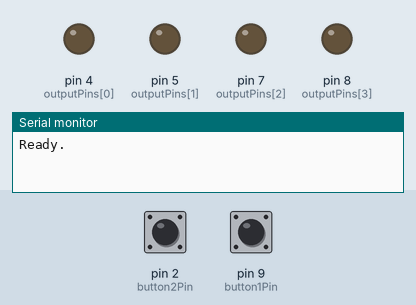
Simulated run of this sketch. Board: Arduino Uno, built with avr-gcc and run on an emulated ATmega328P. On the bench: output pins drawn as LEDs (lit = HIGH), the last lines printed to the serial monitor. The inputs (shaded band) are chosen by the test bench; at power-on: pin 2 (button2Pin) HIGH, pin 9 (button1Pin) HIGH.

Above: at 1.2 s.
1.3 s: pin 2 (button2Pin) pulled LOW for 0.15 s
At 1.4 s:
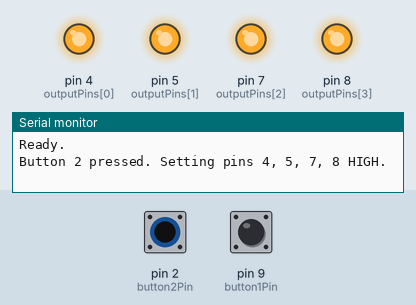
3.0 s: pin 2 (button2Pin) pulled LOW for 3.2 s
At 6.6 s:
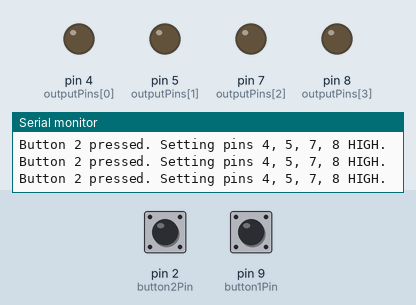
7.7 s: pin 9 (button1Pin) pulled LOW for 3.2 s
At 8.7 s:
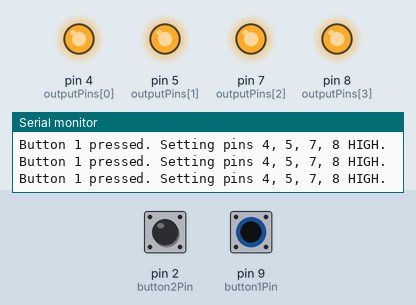
Timing chart, 0 to 12.4 s (numbered marks = the images above; inputs shaded):
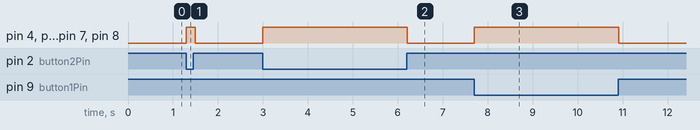

Measured:
- after the input at 1.3 s, pin 4 (outputPins[0]), pin 5 (outputPins[1]), pin 7 (outputPins[2]), pin 8 (outputPins[3]): LOW → HIGH at once, → LOW 0.20 s later
- after the input at 3.0 s, pin 4 (outputPins[0]), pin 5 (outputPins[1]), pin 7 (outputPins[2]), pin 8 (outputPins[3]): LOW → HIGH at once, → LOW 3.2 s later
- after the input at 7.7 s, pin 4 (outputPins[0]), pin 5 (outputPins[1]), pin 7 (outputPins[2]), pin 8 (outputPins[3]): LOW → HIGH at once, → LOW 3.2 s later

The sketch:

testing_big_version_breadboard.ino
```cpp
// Pin definitions
const int button1Pin = 9;
const int button2Pin = 2;
const int outputPins[] = {4, 5, 7, 8};

void setup() {
  Serial.begin(115200);

  // Configure buttons as input with pull-up
  pinMode(button1Pin, INPUT_PULLUP);
  pinMode(button2Pin, INPUT_PULLUP);

  // Configure output pins and set LOW initially
  for (int i = 0; i < 4; i++) {
    pinMode(outputPins[i], OUTPUT);
    digitalWrite(outputPins[i], LOW);
  }

  Serial.println("Ready.");
}

void loop() {
  bool button1Pressed = digitalRead(button1Pin) == LOW;
  bool button2Pressed = digitalRead(button2Pin) == LOW;

  if (button1Pressed || button2Pressed) {
    Serial.print("Button ");
    if (button1Pressed) Serial.print("1");
    if (button2Pressed) Serial.print("2");
    Serial.println(" pressed. Setting pins 4, 5, 7, 8 HIGH.");

    for (int i = 0; i < 4; i++) {
      digitalWrite(outputPins[i], HIGH);
    }
    delay(200); // simple debounce
  } else {
    for (int i = 0; i < 4; i++) {
      digitalWrite(outputPins[i], LOW);
    }
  }
}
```
